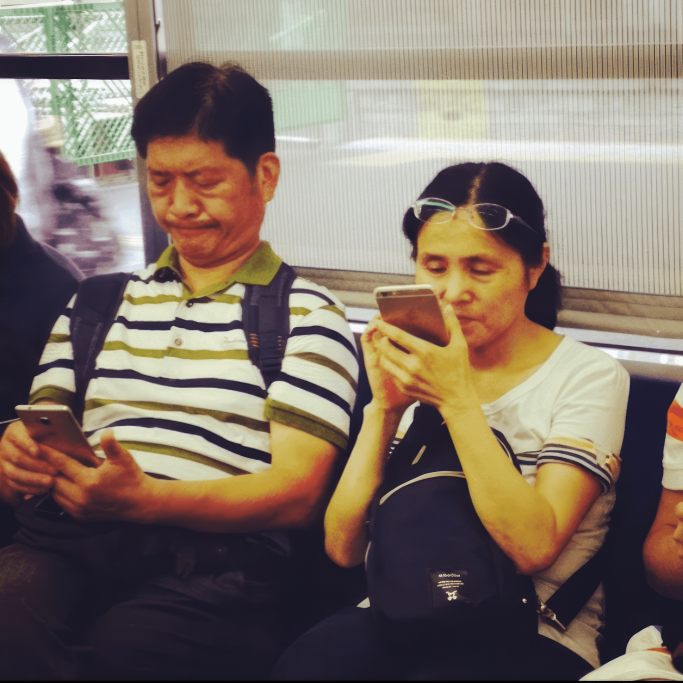
#> input picture app/assets/projects/latent_space_cadet/images/00_glasses_0.png, 2048 x 2048 px, given in place of dashcam_day_night.mp4, which was not available (shown at 1/3 size)
$ python video_color_extract.py
#> lines starting #> are read from the running program, lines starting #| are printed output that depends on the picture; pictures that were not available may be replaced by others from this repository, and a replacement may not be noted
import cv2
import numpy as np
import os
from PIL import Image

def print_progress_bar(iteration, total, prefix='', suffix='', length=50, fill='█'):
    percent = ("{0:.1f}").format(100 * (iteration / float(total)))
    filled_length = int(length * iteration // total)
    bar = fill * filled_length + '-' * (length - filled_length)
    print(f'\r{prefix} |{bar}| {percent}% {suffix}', end="\r")
    if iteration == total:
        print()


def downsize_image_naive(image, steps=3):
    for _ in range(steps):
        image = cv2.pyrDown(image)
    return image

# weighted implementation
def downsize_image_weighted(image, steps=3):
    # Convert to YUV color space
    yuv_image = cv2.cvtColor(image, cv2.COLOR_BGR2YUV)
    y, u, v = cv2.split(yuv_image)

    for _ in range(steps):
        # Calculate weights based on luminance
        weights = y / 255.0

        # Weighted average for downsizing (for simplicity, a 2x2 block is considered)
        for row in range(0, y.shape[0], 2):
            for col in range(0, y.shape[1], 2):
                if row + 1 < y.shape[0] and col + 1 < y.shape[1]:
                    block_weights = weights[row:row+2, col:col+2]
                    block_sum = np.sum(block_weights)
                    if block_sum > 0:
                        for channel in [y, u, v]:
                            weighted_avg = np.sum(channel[row:row+2, col:col+2] * block_weights) / block_sum
                            channel[row//2, col//2] = weighted_avg
                    else:
                        for channel in [y, u, v]:
                            channel[row//2, col//2] = 0

        # Resize each channel
        y = cv2.resize(y, (y.shape[1] // 2, y.shape[0] // 2))
        u = cv2.resize(u, (u.shape[1] // 2, u.shape[0] // 2))
        v = cv2.resize(v, (v.shape[1] // 2, v.shape[0] // 2))

    # Merge channels and convert back to BGR
    yuv_image = cv2.merge([y, u, v])
    resized_image = cv2.cvtColor(yuv_image, cv2.COLOR_YUV2BGR)

    return resized_image


def downsize_image(image, frame_index, steps=5, kernel_size=(3, 3), debug_folder='tmp'):
    # Create the debug folder if it doesn't exist
    if not os.path.exists(debug_folder):
        os.makedirs(debug_folder)

    # Crop the image to keep only the middle portion (25% to 75% in both X and Y)
    height, width = image.shape[:2]
    fmin = 0.1
    fmax = 1.0 - fmin
    yoffset = 0.0 # -0.15
    start_x, end_x = int(width * fmin), int(width * fmax)
    start_y, end_y = int(height * fmin + height * yoffset), int(height * fmax + height * yoffset)
    image = image[start_y:end_y, start_x:end_x]

    for step in range(steps):
        # Apply a maximum filter
        max_filtered = cv2.dilate(image, np.ones(kernel_size, np.uint8))
        # Downsize the image
        image = cv2.pyrDown(max_filtered)

    # Save the downsized image for debugging
    debug_image_path = os.path.join(debug_folder, f'frame_{frame_index}_step_{step}.png')
    cv2.imwrite(debug_image_path, image)

    return image


def extract_average_colors_and_metadata(video_path):
    cap = cv2.VideoCapture(video_path)
    if not cap.isOpened():
        raise Exception(f"Could not open video {video_path}")

    total_frames = int(cap.get(cv2.CAP_PROP_FRAME_COUNT))
    fps = cap.get(cv2.CAP_PROP_FPS)
    duration_seconds = total_frames / fps
    colors = []

    for frame_idx in range(total_frames):
        ret, frame = cap.read()
        if not ret:
            break

        small_frame = downsize_image(frame, frame_idx)
        small_frame_rgb = cv2.cvtColor(small_frame, cv2.COLOR_BGR2RGB)

        # Get frame dimensions
        height, width = small_frame.shape[:2]

        # Calculate positions for sampling
        sy = 0.30 # how far from the borders of the image ?
        px0, px1, px2, px3 = int(width * 0.1), int(width * 0.3333), int(width * 0.6666), int(width * 0.9)
        py0 = int(height * sy)

        frame_colors = [
            [int(val) for val in small_frame_rgb[py0, px0]],  # Position 0.1
            [int(val) for val in small_frame_rgb[py0, px1]],  # Position 0.3333
            [int(val) for val in small_frame_rgb[py0, px2]],  # Position 0.6666
            [int(val) for val in small_frame_rgb[py0, px3]]   # Position 0.9
        ]

        colors.append(frame_colors)
        print_progress_bar(frame_idx + 1, total_frames, prefix='Progress:', suffix='Complete', length=50)
#> this loop made 1 pass
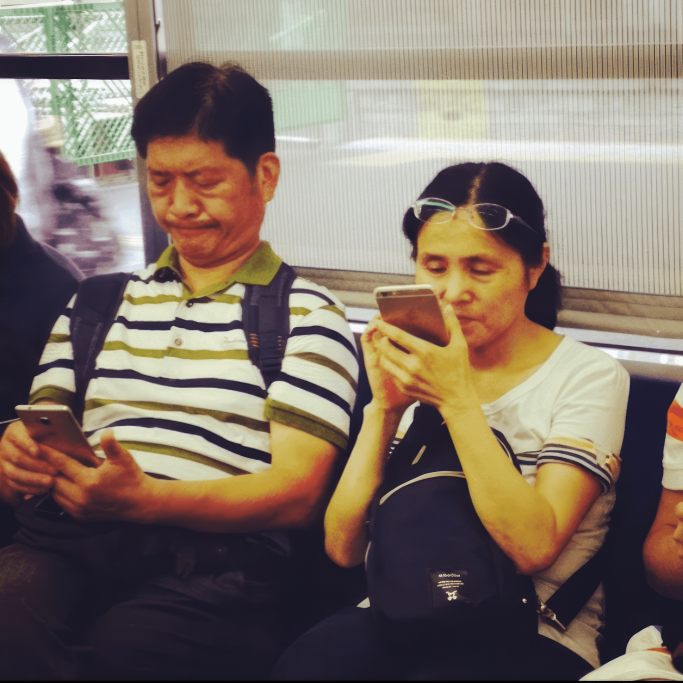
#> input picture app/assets/projects/latent_space_cadet/images/00_glasses_0.png, 2048 x 2048 px, given in place of dashcam_day_night.mp4, which was not available (shown at 1/3 size)
#> pass 1, in downsize_image, `image = image[start_y:end_y, start_x:end_x]`:
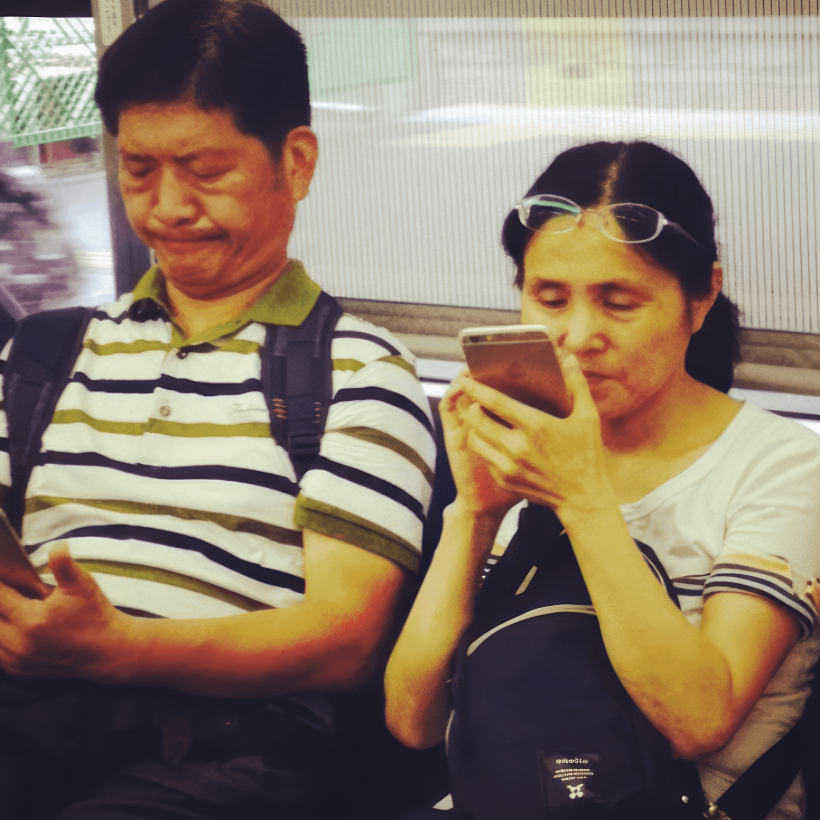
#> image: shape (1639, 1639, 3) (shown at 1/2 size); mean of channels 0, 1, 2 105.3, 121.7, 139.1; drawn as B, G, R
#> pass 1, in downsize_image, `cv2.imwrite(debug_image_path, image)`:
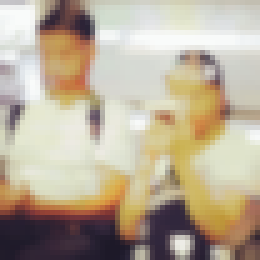
#> saved as frame_0_step_4.png: shape (52, 52, 3) (shown 5 times larger); mean B, G, R 151.7, 172.2, 185.1
#> frame is the input picture: shape (2048, 2048, 3); mean B, G, R 104.5, 115.8, 129.8
#> after the loop, colors = [[[240, 244, 245], [194, 153, 144], [211, 200, 152], [205, 205, 198]]]

    cap.release()
    return {
        "colors": colors,
        "metadata": {
            "total_frames": total_frames,
            "duration_seconds": duration_seconds,
            "fps": fps
        }
    }


def generate_debug_image(colors, output_image_file):
    # Each frame will be represented as a single row of pixels, with 4 columns
    img_height = len(colors)
    img_width = 64
    debug_image = Image.new('RGB', (img_width, img_height))

    for i, frame_colors in enumerate(colors):
        # Each color in its own column
        for j, color in enumerate(frame_colors):
            for x in range(j * img_width // 4, (j + 1) * img_width // 4):
                debug_image.putpixel((x, i), tuple(color))

    debug_image.save(output_image_file)


def process_video(video_filename, folder_path, output_lua_file):
    video_file = os.path.join(folder_path, video_filename)
    video_data = extract_average_colors_and_metadata(video_file)
#> video_data = 2 items

    lua_filename = os.path.join(output_lua_file, video_filename.replace('.mp4', '.lua'))
    lua_data = 'video_data = ' + str(video_data).replace('[', '{').replace(']', '}').replace('\'', '').replace(':', ' =')

    with open(lua_filename, 'w') as lua_file:
        lua_file.write(lua_data)

    # Generate debug image
    debug_image_filename = os.path.join(output_lua_file, video_filename.replace('.mp4', '_debug.png'))
    generate_debug_image(video_data["colors"], debug_image_filename)
    print(f"Debug image saved in {debug_image_filename}")

    return lua_filename

# Path to the folder containing the videos
video_folder = "../../assets/videos"
# Path to the Lua output file
output_lua_file = "../../"

# Process videos and save data
processed_file = process_video("dashcam_day_night.mp4", video_folder, output_lua_file)
print(f"Processed video data saved in {processed_file}")

$ run again, on app/assets/projects/latent_space_cadet/images/00_glasses_1.png
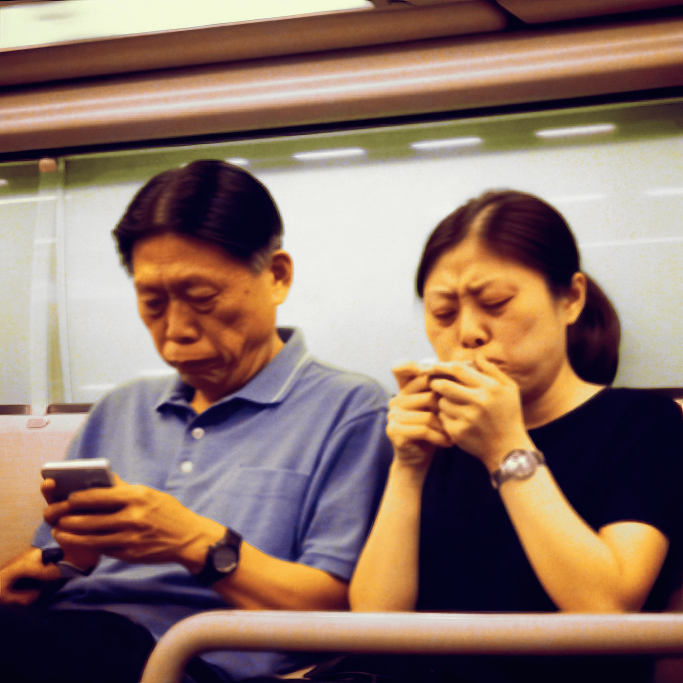
#> input picture app/assets/projects/latent_space_cadet/images/00_glasses_1.png, 2048 x 2048 px, given in place of dashcam_day_night.mp4, which was not available (shown at 1/3 size)
#> the loop in extract_average_colors_and_metadata, `for frame_idx in range(total_frames):` made 1 pass
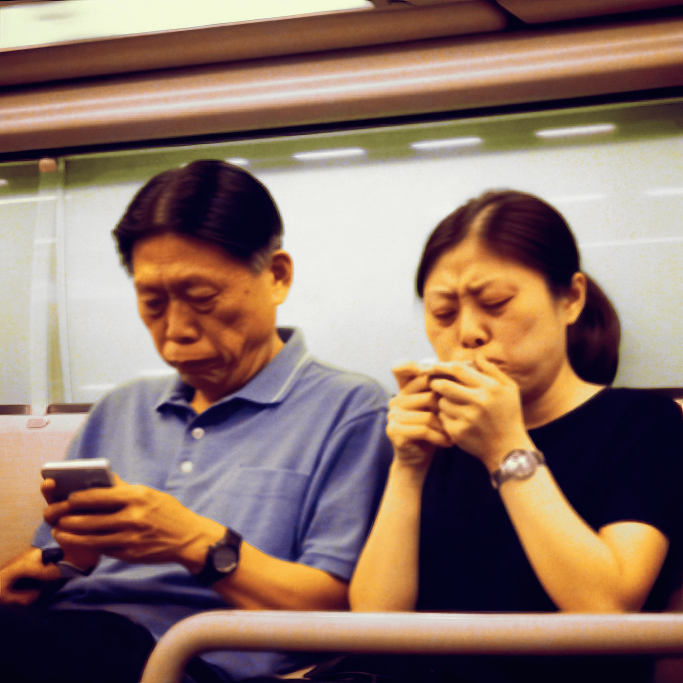
#> input picture app/assets/projects/latent_space_cadet/images/00_glasses_1.png, 2048 x 2048 px, given in place of dashcam_day_night.mp4, which was not available (shown at 1/3 size)
#> pass 1, in downsize_image, `image = image[start_y:end_y, start_x:end_x]`:
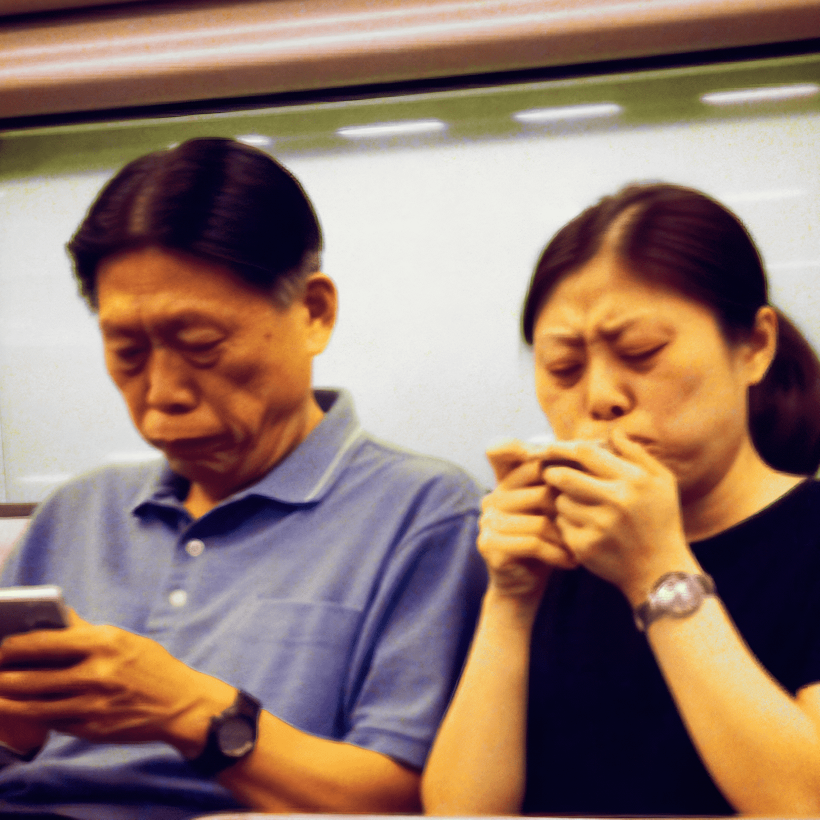
#> image: shape (1639, 1639, 3) (shown at 1/2 size); mean of channels 0, 1, 2 107.4, 119.1, 146.2; drawn as B, G, R
#> pass 1, in downsize_image, `cv2.imwrite(debug_image_path, image)`:
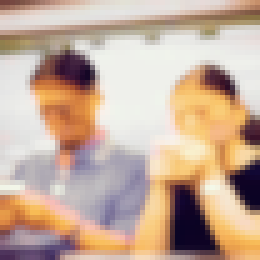
#> saved as frame_0_step_4.png: shape (52, 52, 3) (shown 5 times larger); mean B, G, R 155, 173.2, 198.6
#> in extract_average_colors_and_metadata, frame is the input picture: shape (2048, 2048, 3); mean B, G, R 104.2, 114.6, 140.1
#> after the loop in extract_average_colors_and_metadata, `for frame_idx in range(total_frames):`: colors = [[[216, 214, 212], [21, 7, 38], [239, 240, 235], [186, 179, 178]]]
#> video_data = 2 items

$ run again, on app/assets/projects/latent_space_cadet/images/01_bike_0.png
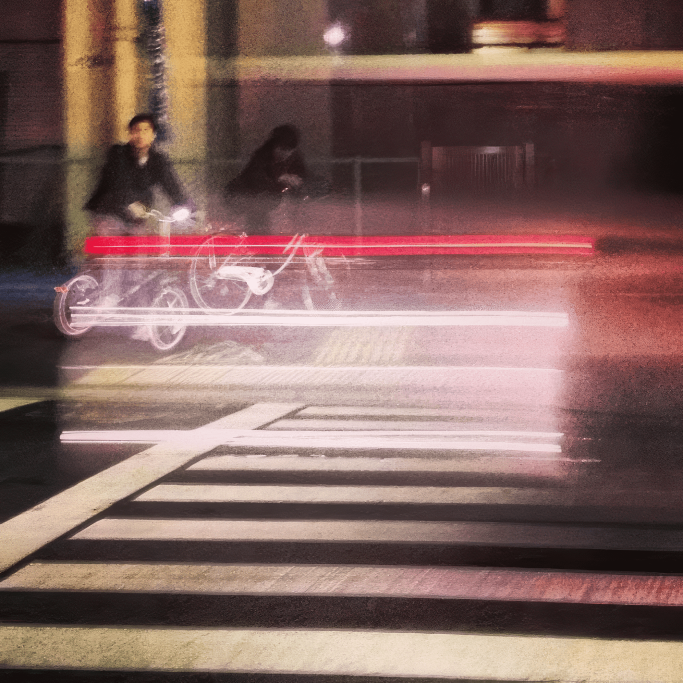
#> input picture app/assets/projects/latent_space_cadet/images/01_bike_0.png, 2048 x 2048 px, given in place of dashcam_day_night.mp4, which was not available (shown at 1/3 size)
#> the loop in extract_average_colors_and_metadata, `for frame_idx in range(total_frames):` made 1 pass
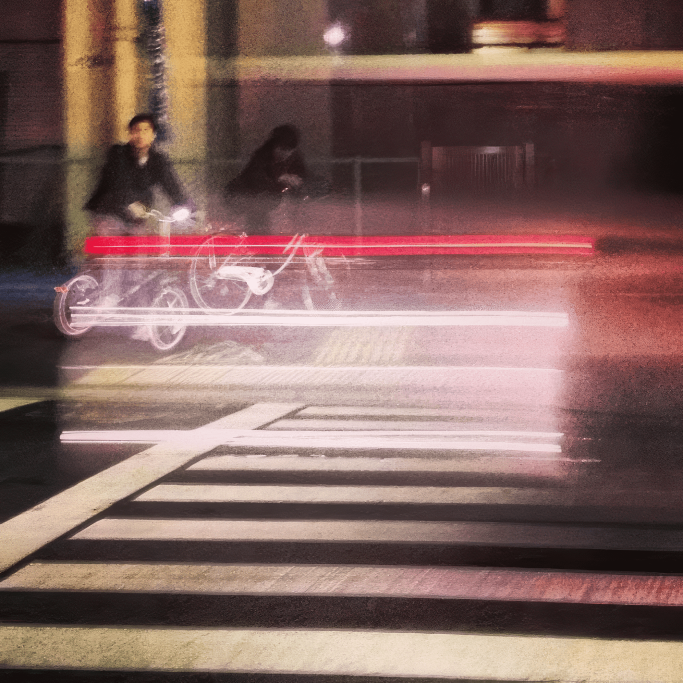
#> input picture app/assets/projects/latent_space_cadet/images/01_bike_0.png, 2048 x 2048 px, given in place of dashcam_day_night.mp4, which was not available (shown at 1/3 size)
#> pass 1, in downsize_image, `image = image[start_y:end_y, start_x:end_x]`:
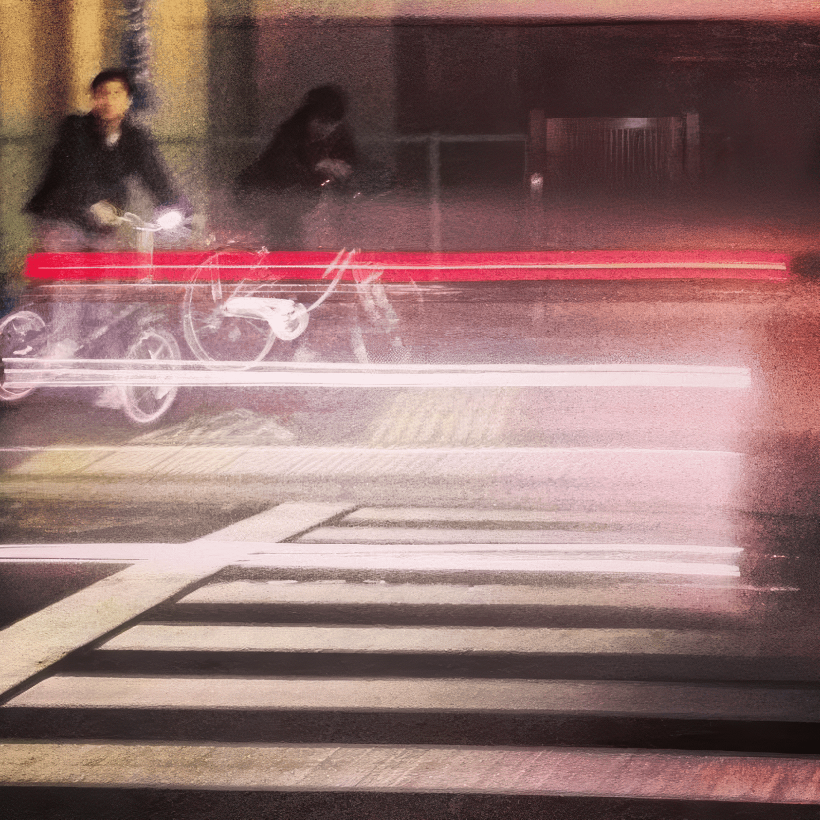
#> image: shape (1639, 1639, 3) (shown at 1/2 size); mean of channels 0, 1, 2 110.5, 113.2, 146.4; drawn as B, G, R
#> pass 1, in downsize_image, `cv2.imwrite(debug_image_path, image)`:
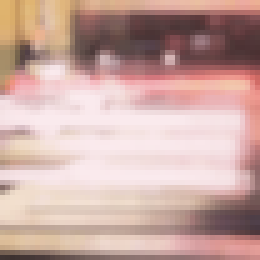
#> saved as frame_0_step_4.png: shape (52, 52, 3) (shown 5 times larger); mean B, G, R 163.1, 169.6, 202
#> in extract_average_colors_and_metadata, frame is the input picture: shape (2048, 2048, 3); mean B, G, R 97.2, 102.9, 132.9
#> after the loop in extract_average_colors_and_metadata, `for frame_idx in range(total_frames):`: colors = [[[225, 150, 151], [228, 184, 188], [222, 134, 134], [238, 153, 144]]]
#> video_data = 2 items
